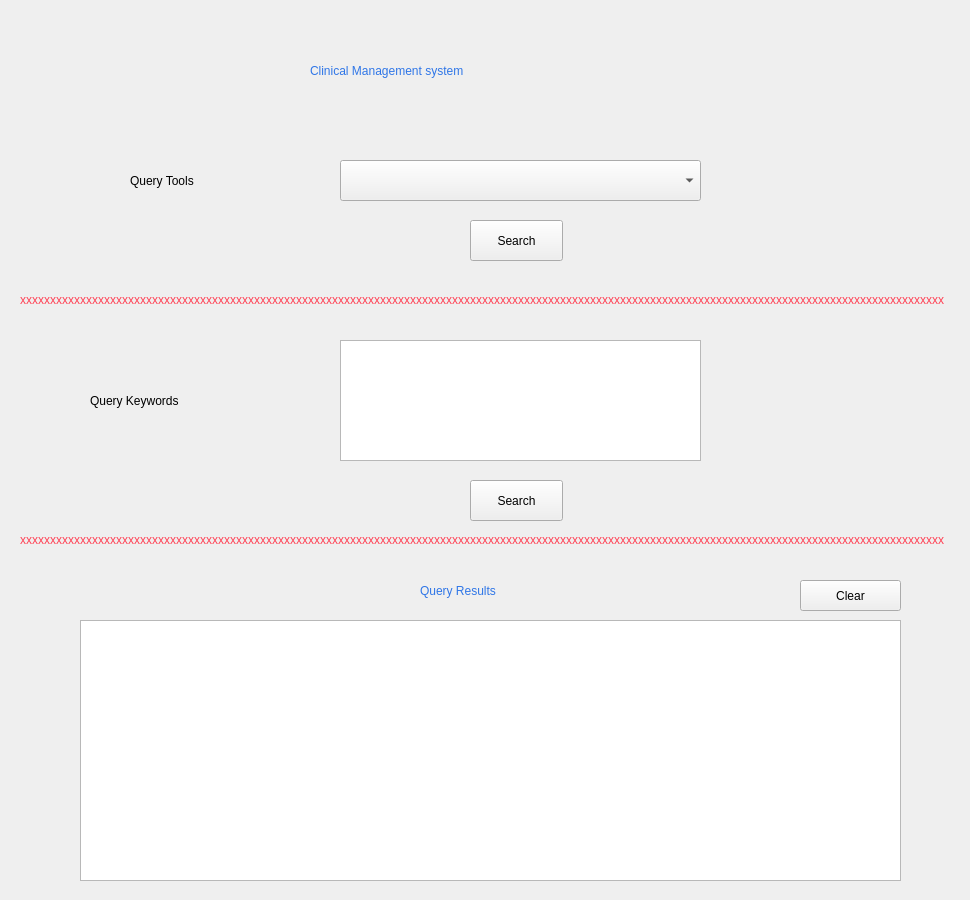
<?xml version="1.0" encoding="UTF-8"?>
<ui version="4.0">
 <class>Form</class>
 <widget class="QWidget" name="Form">
  <property name="geometry">
   <rect>
    <x>0</x>
    <y>0</y>
    <width>970</width>
    <height>900</height>
   </rect>
  </property>
  <property name="windowTitle">
   <string>Form</string>
  </property>
  <widget class="QLabel" name="label">
   <property name="geometry">
    <rect>
     <x>130</x>
     <y>160</y>
     <width>161</width>
     <height>41</height>
    </rect>
   </property>
   <property name="styleSheet">
    <string notr="true">font: 16pt &quot;UD Digi Kyokasho NK-R&quot;;</string>
   </property>
   <property name="text">
    <string>Query Tools</string>
   </property>
  </widget>
  <widget class="QLabel" name="label_2">
   <property name="geometry">
    <rect>
     <x>90</x>
     <y>380</y>
     <width>221</width>
     <height>41</height>
    </rect>
   </property>
   <property name="styleSheet">
    <string notr="true">font: 16pt &quot;UD Digi Kyokasho NK-R&quot;;</string>
   </property>
   <property name="text">
    <string>Query Keywords</string>
   </property>
  </widget>
  <widget class="QComboBox" name="query_tool">
   <property name="geometry">
    <rect>
     <x>340</x>
     <y>160</y>
     <width>361</width>
     <height>41</height>
    </rect>
   </property>
   <property name="styleSheet">
    <string notr="true">font: 12pt &quot;UD Digi Kyokasho NK-R&quot;;</string>
   </property>
  </widget>
  <widget class="QTextEdit" name="query_keyword">
   <property name="geometry">
    <rect>
     <x>340</x>
     <y>340</y>
     <width>361</width>
     <height>121</height>
    </rect>
   </property>
   <property name="styleSheet">
    <string notr="true">font: 12pt &quot;UD Digi Kyokasho NK-R&quot;;</string>
   </property>
  </widget>
  <widget class="QLabel" name="label_3">
   <property name="geometry">
    <rect>
     <x>420</x>
     <y>90</y>
     <width>58</width>
     <height>15</height>
    </rect>
   </property>
   <property name="text">
    <string/>
   </property>
  </widget>
  <widget class="QLabel" name="label_4">
   <property name="geometry">
    <rect>
     <x>310</x>
     <y>50</y>
     <width>391</width>
     <height>41</height>
    </rect>
   </property>
   <property name="styleSheet">
    <string notr="true">font: 16pt &quot;UD Digi Kyokasho NK-R&quot;;
color: rgb(47, 118, 231)</string>
   </property>
   <property name="text">
    <string>Clinical Management system</string>
   </property>
  </widget>
  <widget class="QLabel" name="label_5">
   <property name="geometry">
    <rect>
     <x>420</x>
     <y>570</y>
     <width>191</width>
     <height>41</height>
    </rect>
   </property>
   <property name="styleSheet">
    <string notr="true">font: 16pt &quot;UD Digi Kyokasho NK-R&quot;;
color: rgb(47, 118, 231)</string>
   </property>
   <property name="text">
    <string>Query Results</string>
   </property>
  </widget>
  <widget class="QPushButton" name="pushButton">
   <property name="geometry">
    <rect>
     <x>470</x>
     <y>480</y>
     <width>93</width>
     <height>41</height>
    </rect>
   </property>
   <property name="styleSheet">
    <string notr="true">font: 14pt &quot;UD Digi Kyokasho NK-R&quot;;</string>
   </property>
   <property name="text">
    <string>Search</string>
   </property>
  </widget>
  <widget class="QTableWidget" name="show_query">
   <property name="geometry">
    <rect>
     <x>80</x>
     <y>620</y>
     <width>821</width>
     <height>261</height>
    </rect>
   </property>
   <property name="styleSheet">
    <string notr="true">font: 12pt &quot;UD Digi Kyokasho NK-R&quot;;</string>
   </property>
  </widget>
  <widget class="QPushButton" name="tool_button">
   <property name="geometry">
    <rect>
     <x>470</x>
     <y>220</y>
     <width>93</width>
     <height>41</height>
    </rect>
   </property>
   <property name="styleSheet">
    <string notr="true">font: 14pt &quot;UD Digi Kyokasho NK-R&quot;;</string>
   </property>
   <property name="text">
    <string>Search</string>
   </property>
  </widget>
  <widget class="QLabel" name="keyword_label">
   <property name="geometry">
    <rect>
     <x>20</x>
     <y>530</y>
     <width>931</width>
     <height>20</height>
    </rect>
   </property>
   <property name="styleSheet">
    <string notr="true">font: 9pt &quot;UD Digi Kyokasho NK-R&quot;;
color: rgb(255, 65, 84);</string>
   </property>
   <property name="text">
    <string>xxxxxxxxxxxxxxxxxxxxxxxxxxxxxxxxxxxxxxxxxxxxxxxxxxxxxxxxxxxxxxxxxxxxxxxxxxxxxxxxxxxxxxxxxxxxxxxxxxxxxxxxxxxxxxxxxxxxxxxxxxxxxxxxxxxxxxxxxxxxxxxxxxxxxxxxxx</string>
   </property>
  </widget>
  <widget class="QLabel" name="tool_label">
   <property name="geometry">
    <rect>
     <x>20</x>
     <y>290</y>
     <width>931</width>
     <height>20</height>
    </rect>
   </property>
   <property name="styleSheet">
    <string notr="true">font: 9pt &quot;UD Digi Kyokasho NK-R&quot;;
color: rgb(255, 65, 84);</string>
   </property>
   <property name="text">
    <string>xxxxxxxxxxxxxxxxxxxxxxxxxxxxxxxxxxxxxxxxxxxxxxxxxxxxxxxxxxxxxxxxxxxxxxxxxxxxxxxxxxxxxxxxxxxxxxxxxxxxxxxxxxxxxxxxxxxxxxxxxxxxxxxxxxxxxxxxxxxxxxxxxxxxxxxxxx</string>
   </property>
  </widget>
  <widget class="QPushButton" name="clear_button">
   <property name="geometry">
    <rect>
     <x>800</x>
     <y>580</y>
     <width>101</width>
     <height>31</height>
    </rect>
   </property>
   <property name="styleSheet">
    <string notr="true">font: 14pt &quot;UD Digi Kyokasho NK-R&quot;;</string>
   </property>
   <property name="text">
    <string>Clear</string>
   </property>
  </widget>
 </widget>
 <resources/>
 <connections/>
</ui>
